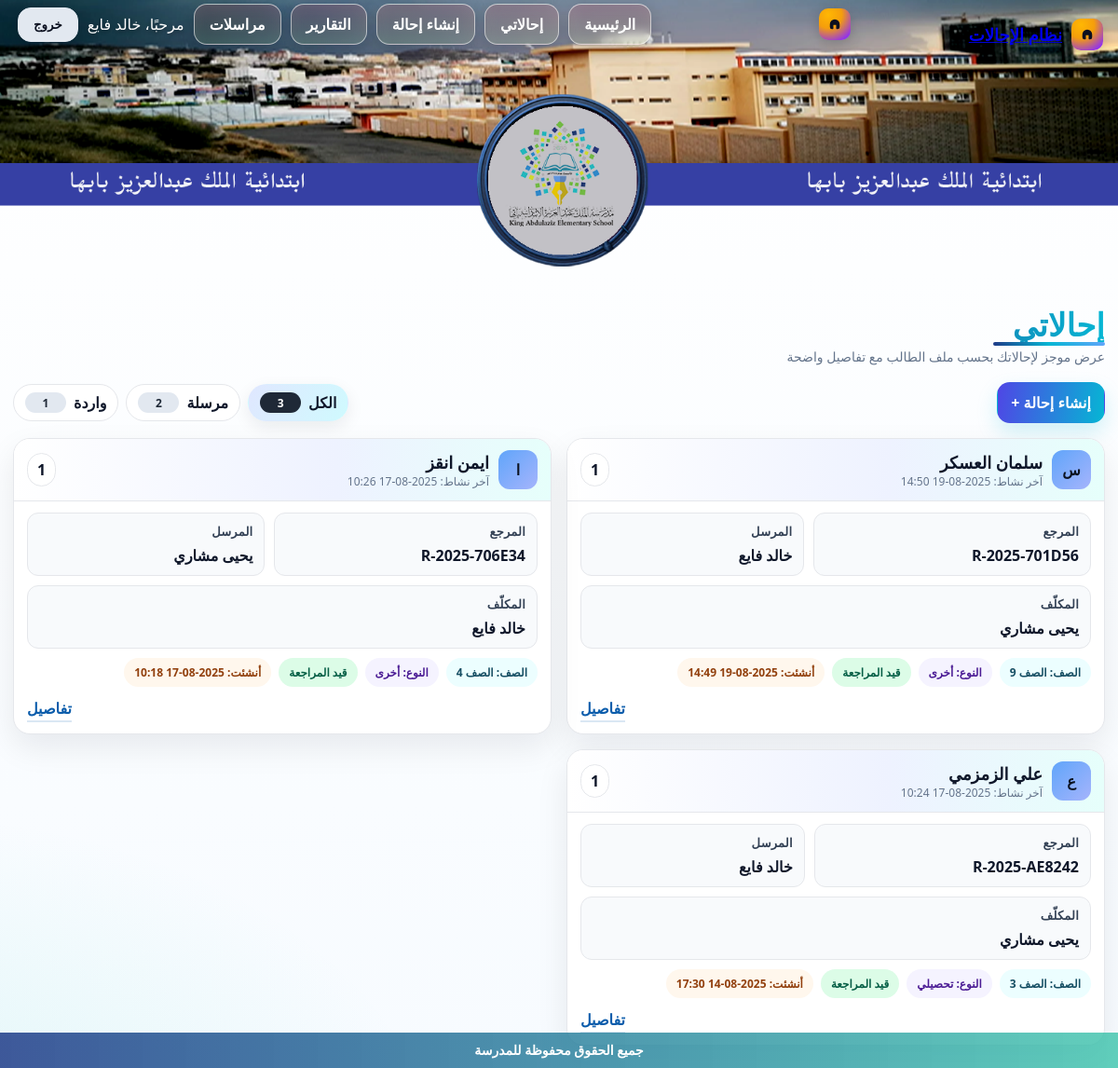
Before: /referrals/ (signed in) with the older database file.
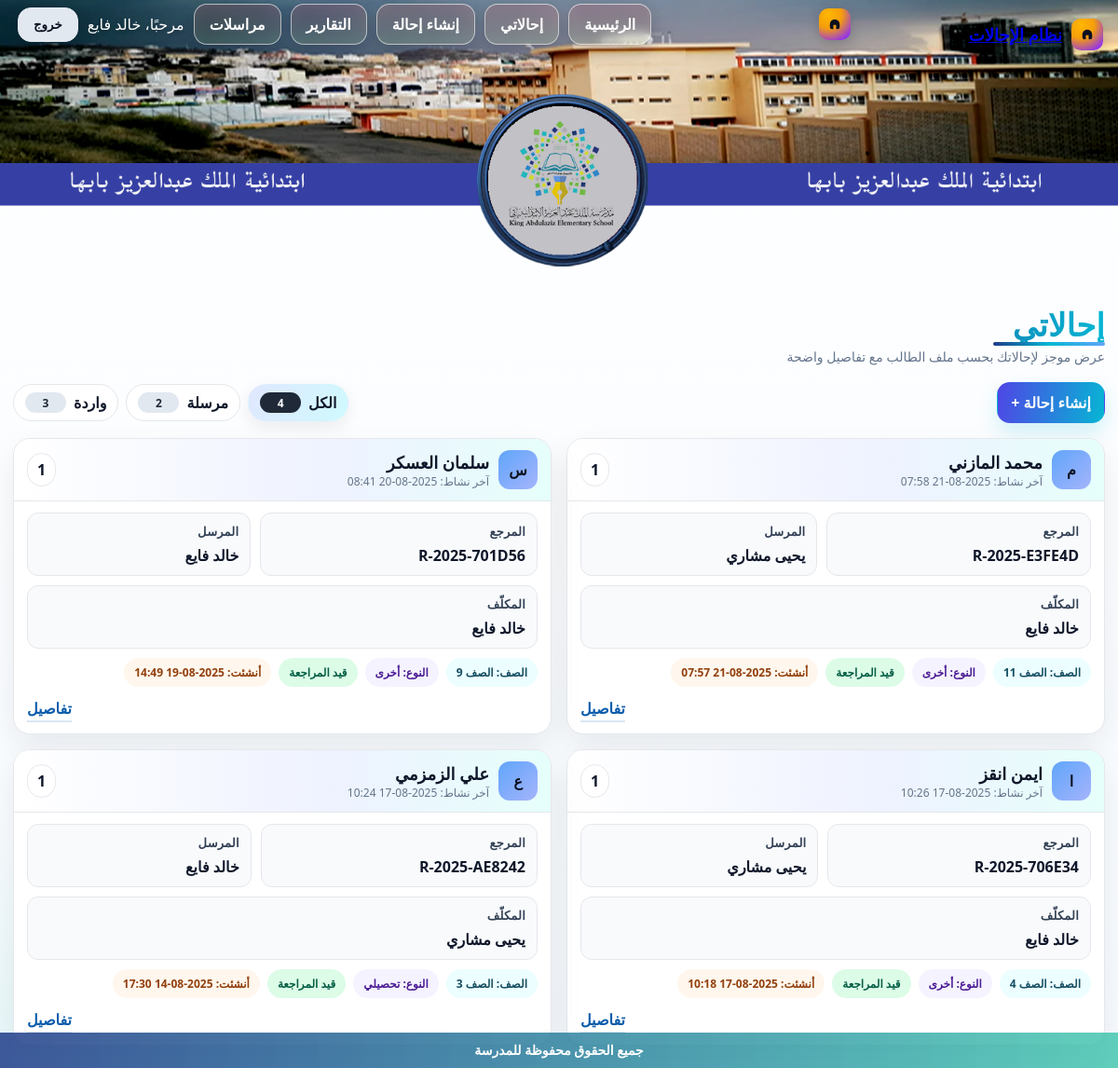
After: the same page with the newer database file.
### referrals/models.py (models this page shows, shortened)
class Referral(models.Model):
    STATUS_CHOICES = [
        ("NEW", "جديدة"),
        ("UNDER_REVIEW", "قيد المراجعة"),
        ("SENT_TO_DEPUTY", "محالة لوكيل"),
        ("CLOSED", "مغلقة"),
    ]
    TYPE_CHOICES = [
        ("behavior", "سلوكي"),
        ("academic", "تحصيلي"),
        ("health", "صحي"),
        ("other", "أخرى"),
    ]
    GRADE_CHOICES = [(str(i), f"الصف {i}") for i in range(1, 13)]
    reference = models.CharField(max_length=20, default=generate_reference, unique=True, editable=False)
    student_name = models.CharField(max_length=120)
    student_key = models.CharField("معرّف الطالب", max_length=180, blank=True, db_index=True)
    grade = models.CharField(max_length=2, choices=GRADE_CHOICES)
    referral_type = models.CharField(max_length=20, choices=TYPE_CHOICES)
    details = models.TextField()
    status = models.CharField(max_length=20, choices=STATUS_CHOICES, default="NEW")
    created_by = models.ForeignKey(User, on_delete=models.CASCADE, related_name="created_referrals")
    assignee = models.ForeignKey(User, on_delete=models.SET_NULL, null=True, blank=True, related_name="assigned_referrals")
    created_at = models.DateTimeField(auto_now_add=True)
    updated_at = models.DateTimeField(auto_now=True)

### referrals/views.py (the view)
# urls.py: path("", views.list_referrals, name="index"),
@login_required
def list_referrals(request: HttpRequest):
    scope = request.GET.get("scope", "all")
    if _is_manager(request.user):
        sent_qs = Referral.objects.all()
        inbox_qs = Referral.objects.all()
        base_qs = Referral.objects.all()
    else:
        sent_qs = Referral.objects.filter(created_by=request.user)
        inbox_qs = Referral.objects.filter(assignee=request.user)
        base_qs = Referral.objects.filter(Q(created_by=request.user) | Q(assignee=request.user))
    if scope == "sent":
        items_qs = sent_qs
    elif scope == "inbox":
        items_qs = inbox_qs
    else:
        items_qs = base_qs
    items_qs = items_qs.select_related("created_by", "assignee").order_by("-created_at")
    items = list(items_qs)
    for r in items: _ensure_student_key(r)
    groups_map = {}
    for r in items:
        key = getattr(r, "student_key", "") or f"ref-{r.pk}"
        g = groups_map.get(key)
        if not g:
            g = {"key": getattr(r, "student_key", "") or "", "student_name": r.student_name, "latest": r.created_at, "referrals": []}
            groups_map[key] = g
        g["referrals"].append(r)
        if r.created_at > g["latest"]: g["latest"] = r.created_at
        if r.created_at >= g["latest"]: g["student_name"] = r.student_name
    groups = sorted(groups_map.values(), key=lambda x: x["latest"], reverse=True)
    counts = {
        "all": base_qs.count(),
        "sent": sent_qs.count(),
        "inbox": inbox_qs.count()
    }
    return render(request, "referrals/index.html", {"items": items, "groups": groups, "counts": counts, "scope": scope})

### referrals/context_processors.py (called while the page is built)
def active_news_ticker(request):
    try:
        obj = NewsTicker.objects.filter(is_active=True).order_by("-created_at").first()
        if obj and obj.is_visible:
            return {"news_ticker": obj}
    except Exception:
        pass
    return {"news_ticker": None}

### referrals/models.py (called while the page is built)
    @property
    def is_visible(self):
        now = timezone.now()
        if not self.is_active:
            return False
        if self.starts_at and now < self.starts_at:
            return False
        if self.ends_at and now > self.ends_at:
            return False
        return True

### referrals/views.py (called while the page is built)
def _is_manager(user):
    try:
        return bool(user.is_staff or (getattr(user, "profile", None) and user.profile.role == "مدير المدرسة"))
    except Profile.DoesNotExist:
        return bool(user.is_staff)

def _ensure_student_key(ref: Referral):
    try:
        has_key_field = hasattr(ref, "student_key")
    except Exception:
        has_key_field = False
    if not has_key_field:
        return
    try:
        if getattr(ref, "student_key", ""):
            return
        civil = (getattr(ref, "student_civil_id", None) or "")[:64]
        new_key = make_student_key(getattr(ref, "student_name", ""), civil)
        if new_key:
            ref.student_key = new_key
            ref.save(update_fields=["student_key"])
    except Exception:
        pass

### templates/referrals/index.html (shortened to what this page needs)
{% load static %}
<!doctype html>
<html lang="ar" dir="rtl">
<head>
</head>
<body>
  {% include 'header.html' %}
  <div class="wrap">
    <header class="page-head" aria-label="عنوان الصفحة">
      <div>
        <h1 class="page-title">إحالاتي</h1>
        <div class="underline" aria-hidden="true"></div>
        <p class="page-sub">عرض موجز لإحالاتك بحسب ملف الطالب مع تفاصيل واضحة</p>
      </div>
    </header>
    <div class="topbar">
      <a class="btn btn-primary" href="{% url 'referrals:new' %}">إنشاء إحالة +</a>
      <nav class="tabs" role="tablist" aria-label="تصفية الإحالات">
        <a class="tab {% if scope == 'all' %}is-active{% endif %}" href="{% url 'referrals:index' %}?scope=all">
          الكل <span class="badge">{{ counts.all }}</span>
        </a>
        <a class="tab {% if scope == 'sent' %}is-active{% endif %}" href="{% url 'referrals:index' %}?scope=sent">
          مرسلة <span class="badge">{{ counts.sent }}</span>
        </a>
        <a class="tab {% if scope == 'inbox' %}is-active{% endif %}" href="{% url 'referrals:index' %}?scope=inbox">
          واردة <span class="badge">{{ counts.inbox }}</span>
        </a>
      </nav>
    </div>
    {% if groups %}
      <section class="grid" aria-label="بطاقات ملفات الطلاب">
        {% for g in groups %}
          {% with latest=g.referrals.0 %}
          <article class="card">
            <header class="card-header">
              <div class="avatar" aria-hidden="true">{{ g.student_name|default:"?"|slice:":1" }}</div>
              <div>
                <h3 class="student-name">{{ g.student_name }}</h3>
                <div class="small-note">آخر نشاط: {{ latest.updated_at|date:"Y-m-d H:i" }}</div>
              </div>
              <div class="counter" title="إجمالي الإحالات">{{ g.referrals|length }}</div>
            </header>
            <div class="card-body">
              <div class="row" aria-label="معلومات أساسية">
                <div class="info">
                  <h4>المرجع</h4>
                  <div class="v">{{ latest.reference }}</div>
                </div>
                <div class="info">
                  <h4>المرسل</h4>
                  <div class="v">{{ latest.created_by.username }}</div>
                </div>
                <div class="info">
                  <h4>المكلّف</h4>
                  <div class="v">{{ latest.assignee.username|default:"—" }}</div>
                </div>
              </div>
              <div class="chips" aria-label="تصنيف">
                <span class="chip chip-grade">الصف: {{ latest.get_grade_display }}</span>
                <span class="chip chip-type">النوع: {{ latest.get_referral_type_display }}</span>
                <span class="chip chip-status">{{ latest.get_status_display }}</span>
                <span class="chip chip-ref">أنشئت: {{ latest.created_at|date:"Y-m-d H:i" }}</span>
              </div>
              <div class="actions">
                <a class="link" href="{% url 'referrals:detail' latest.pk %}">تفاصيل</a>
              </div>
            </div>
          </article>
          {% endwith %}
        {% endfor %}
      </section>
    {% else %}
      <div class="empty">لا توجد إحالات لعرضها.</div>
    {% endif %}
  </div>
  {% include 'footer.html' %}
</body>
</html>

### templates/header.html (shortened to what this page needs)
<nav class="hdr-nav" role="navigation" aria-label="الشريط العلوي">
  <div class="hdr-banner">
    <div class="hdr-top">
      <a class="hdr-brand" href="/" aria-label="الرئيسية">
        <span class="hdr-logo" aria-hidden="true">
          <svg viewBox="0 0 24 24"><path d="M5 12a7 7 0 1 1 14 0v4a3 3 0 0 1-3 3h-1a1 1 0 0 1-1-1v-5h-4v5a1 1 0 0 1-1 1H8a3 3 0 0 1-3-3v-4z"/></svg>
        </span>
        <span class="hdr-title">نظام الإحالات</span>
      </a>
    </div>
    <div class="hdr-actions">
      <div class="hdr-actions-wrap">
        <a class="hdr-brand" href="/" aria-label="الرئيسية" style="text-decoration:none">
          <span class="hdr-logo" aria-hidden="true">
            <svg viewBox="0 0 24 24"><path d="M5 12a7 7 0 1 1 14 0v4a3 3 0 0 1-3 3h-1a1 1 0 0 1-1-1v-5h-4v5a1 1 0 0 1-1 1H8a3 3 0 0 1-3-3v-4z"/></svg>
          </span>
        </a>
        <div class="hdr-links">
          <a class="hdr-link" href="/">الرئيسية</a>
          <a class="hdr-link" href="/referrals/">إحالاتي</a>
          <a class="hdr-link" href="/referrals/new/">إنشاء إحالة</a>
          <a class="hdr-link" href="/workflow/reports/">التقارير</a>
          <a class="hdr-link" href="/messages/">مراسلات</a>
          {% if request.user.is_authenticated %}
            <span class="hdr-user">مرحبًا، {{ request.user.username }}</span>
            <form action="{% url 'accounts:logout' %}" method="post" class="hdr-logout-form">
              <button type="submit" class="hdr-link hdr-logout" aria-label="تسجيل الخروج">خروج</button>
            </form>
          {% else %}
            <a class="hdr-link" href="{% url 'accounts:login' %}">تسجيل الدخول</a>
            <a class="hdr-link hdr-cta" href="{% url 'accounts:register' %}">إنشاء حساب</a>
          {% endif %}
        </div>
      </div>
    </div>
  </div>
</nav>

### templates/footer.html (shortened to what this page needs)
<footer class="site-footer" role="contentinfo" aria-label="الشريط السفلي">
  <div class="inner">جميع الحقوق محفوظة للمدرسة</div>
</footer>

### templates/referrals/index.html (style rules this page uses)
:root { --brand:#1f3c88; --mint:#06b6d4; --sky:#60a5fa; --txt:#0f172a; --muted:#64748b; --line:#e5e7eb; --bg:#f7fbff; --card:#ffffff; --chip:#eef2ff; --shadow:0 14px 34px rgba(2,6,23,.08); --r:18px; }
body { margin:0; color:var(--txt); font-family:system-ui,-apple-system,Segoe UI,Roboto,Tajawal,Arial; background: radial-gradient(1200px 580px at 90% -10%, rgba(99,102,241,.09), transparent 60%), radial-gradient(1000px 650px at -10% 110%, rgba(45,212,191,.12), transparent 60%), linear-gradient(180deg,#fff, var(--bg)); min-height:100dvh; }
.wrap { max-width:1180px; margin:auto; padding:24px 14px }
.page-head { display:flex; align-items:end; justify-content:space-between; gap:12px; flex-wrap:wrap; margin:8px 0 18px }
.page-title { margin:0; font-weight:900; letter-spacing:.2px; line-height:1.1; font-size:clamp(22px,3.6vw,34px); background:linear-gradient(90deg,var(--brand),var(--mint)); -webkit-background-clip:text; background-clip:text; color:transparent }
.page-sub { margin:2px 0 0; color:var(--muted); font-size:14px }
.underline { height:4px; background:linear-gradient(90deg,var(--brand),var(--mint),var(--sky)); border-radius:999px; width:120px }
.topbar { display:flex; align-items:center; justify-content:space-between; gap:10px; flex-wrap:wrap; margin:6px 0 16px }
.btn { appearance:none; border:1px solid var(--line); background:#fff; color:var(--txt); border-radius:14px; padding:10px 14px; font-weight:800; text-decoration:none; display:inline-flex; gap:8px; align-items:center; transition:.15s }
.btn-primary { color:#fff; background:linear-gradient(100deg,#4f46e5 0%, var(--mint) 100%); border-color:transparent; box-shadow:0 10px 22px rgba(6,182,212,.18) }
.tabs { display:flex; gap:8px; align-items:center; flex-wrap:wrap }
.tab { padding:8px 12px; border-radius:999px; border:1px solid var(--line); background:#fff; color:var(--txt); text-decoration:none; font-weight:800; display:inline-flex; gap:8px; align-items:center }
.badge { min-width:28px; height:22px; border-radius:999px; display:inline-grid; place-items:center; padding:0 8px; font-size:12px; font-weight:900; color:#1f2937; background:#e2e8f0 }
.tab.is-active { background:linear-gradient(120deg,#e0e7ff,#cffafe); border-color:transparent; box-shadow:0 6px 18px rgba(15,23,42,.08) }
.tab.is-active .badge { background:#1f2937; color:#fff }
.grid { display:grid; grid-template-columns:repeat(2,minmax(0,1fr)); gap:16px }
.card { position:relative; background:var(--card); border:1px solid var(--line); border-radius:var(--r); overflow:hidden; box-shadow:var(--shadow); }
.card-header { display:grid; grid-template-columns:auto 1fr auto; gap:10px; align-items:center; padding:12px 14px; background:linear-gradient(90deg,#ffffff 0%, #eef2ff 60%, #e6fffb 100%); border-bottom:1px solid var(--line); }
.avatar { width:42px; height:42px; border-radius:12px; display:grid; place-items:center; background:linear-gradient(135deg,#60a5fa,#a5b4fc); color:#0b1220; font-weight:900 }
.student-name { margin:0; font-size:18px; font-weight:900 }
.small-note { font-size:12px; color:var(--muted) }
.counter { font-weight:900; padding:6px 10px; border-radius:999px; background:#fff; border:1px solid var(--line) }
.card-body { padding:12px 14px }
.row { display:flex; flex-wrap:wrap; gap:10px }
.info { flex:1 1 auto; min-width:180px; border:1px solid var(--line); background:#f8fafc; border-radius:12px; padding:10px 12px }
.info h4 { margin:0 0 6px; font-size:13px; color:#334155; letter-spacing:.2px }
.info .v { font-weight:900 }
.chips { display:flex; gap:8px; flex-wrap:wrap; margin-top:10px }
.chip { padding:6px 10px; border-radius:999px; font-size:12px; font-weight:900; border:1px solid var(--line) }
.chip-grade { background:#ecfeff; color:#164e63; border-color:transparent }
.chip-type { background:#f5f3ff; color:#4c1d95; border-color:transparent }
.chip-status { background:#dcfce7; color:#065f46; border-color:transparent }
.chip-ref { background:#fff7ed; color:#92400e; border-color:transparent }
.actions { margin-top:12px; display:flex; justify-content:flex-end }
.link { color:#0b5cab; font-weight:900; text-decoration:none; border-bottom:2px solid rgba(11,92,171,.15); padding-bottom:2px }

Changed rows visible on the page:
added Referral: student_name "م", student_name "محمد المازني", updated_at "2025-08-21 07:58", reference "R-2025-E3FE4D", created_by.username "يحيى مشاري", assignee.username "خالد فايع", grade "الصف 11", referral_type "أخرى", status "قيد المراجعة", created_at "2025-08-21 07:57"
Other visible differences:
{{ counts.all }}: "3" → "4"
{{ counts.inbox }}: "1" → "3"
new list line: "آخر نشاط: 1 المرجع المرسل المكلّف الصف: النوع: أنشئت: تفاصيل"
new list line: "س سلمان العسكر 2025-08-20 08:41 R-2025-701D56 خالد فايع خالد فايع الصف 9 أخرى قيد المراجعة 2025-08-19 14:49"
list line gone: "س سلمان العسكر 2025-08-19 14:50 R-2025-701D56 خالد فايع يحيى مشاري الصف 9 أخرى قيد المراجعة 2025-08-19 14:49"
list line gone: "آخر نشاط: 1 المرجع المرسل المكلّف الصف: النوع: أنشئت: تفاصيل"
